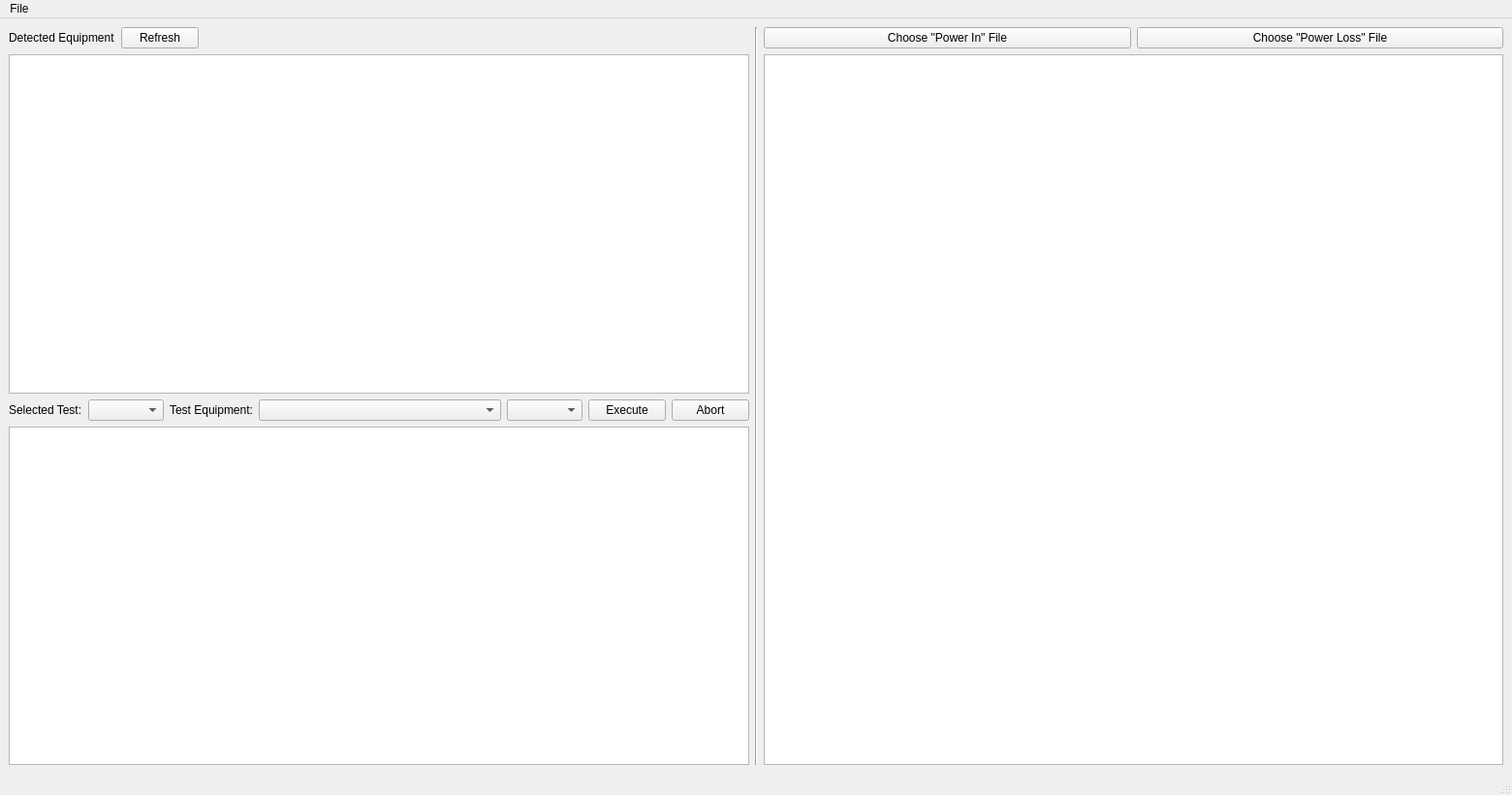
<?xml version="1.0" encoding="UTF-8"?>
<ui version="4.0">
 <class>MainWindow</class>
 <widget class="QMainWindow" name="MainWindow">
  <property name="geometry">
   <rect>
    <x>0</x>
    <y>0</y>
    <width>1560</width>
    <height>820</height>
   </rect>
  </property>
  <property name="windowTitle">
   <string>Test Controller</string>
  </property>
  <widget class="QWidget" name="centralwidget">
   <layout class="QHBoxLayout" name="horizontalLayout_6">
    <item>
     <layout class="QVBoxLayout" name="verticalLayout">
      <property name="sizeConstraint">
       <enum>QLayout::SetDefaultConstraint</enum>
      </property>
      <item>
       <layout class="QHBoxLayout" name="horizontalLayout">
        <property name="sizeConstraint">
         <enum>QLayout::SetMinimumSize</enum>
        </property>
        <item>
         <widget class="QLabel" name="label">
          <property name="text">
           <string>Detected Equipment</string>
          </property>
         </widget>
        </item>
        <item>
         <widget class="QPushButton" name="refresh_button">
          <property name="text">
           <string>Refresh</string>
          </property>
         </widget>
        </item>
        <item>
         <spacer name="horizontalSpacer">
          <property name="orientation">
           <enum>Qt::Horizontal</enum>
          </property>
          <property name="sizeHint" stdset="0">
           <size>
            <width>40</width>
            <height>20</height>
           </size>
          </property>
         </spacer>
        </item>
       </layout>
      </item>
      <item>
       <widget class="QTableView" name="ip_table_view">
        <property name="sizePolicy">
         <sizepolicy hsizetype="Expanding" vsizetype="Expanding">
          <horstretch>0</horstretch>
          <verstretch>0</verstretch>
         </sizepolicy>
        </property>
        <property name="alternatingRowColors">
         <bool>true</bool>
        </property>
        <property name="showGrid">
         <bool>true</bool>
        </property>
        <attribute name="horizontalHeaderDefaultSectionSize">
         <number>300</number>
        </attribute>
        <attribute name="horizontalHeaderShowSortIndicator" stdset="0">
         <bool>false</bool>
        </attribute>
        <attribute name="horizontalHeaderStretchLastSection">
         <bool>true</bool>
        </attribute>
        <attribute name="verticalHeaderVisible">
         <bool>false</bool>
        </attribute>
       </widget>
      </item>
      <item>
       <layout class="QHBoxLayout" name="horizontalLayout_4">
        <item>
         <widget class="QLabel" name="label_2">
          <property name="sizePolicy">
           <sizepolicy hsizetype="Fixed" vsizetype="Preferred">
            <horstretch>0</horstretch>
            <verstretch>0</verstretch>
           </sizepolicy>
          </property>
          <property name="text">
           <string>Selected Test:</string>
          </property>
         </widget>
        </item>
        <item>
         <widget class="QComboBox" name="test_combobox"/>
        </item>
        <item>
         <widget class="QLabel" name="label_3">
          <property name="sizePolicy">
           <sizepolicy hsizetype="Fixed" vsizetype="Preferred">
            <horstretch>0</horstretch>
            <verstretch>0</verstretch>
           </sizepolicy>
          </property>
          <property name="text">
           <string>Test Equipment:</string>
          </property>
         </widget>
        </item>
        <item>
         <widget class="QComboBox" name="equipment_combobox">
          <property name="minimumSize">
           <size>
            <width>250</width>
            <height>0</height>
           </size>
          </property>
         </widget>
        </item>
        <item>
         <widget class="QComboBox" name="phase_combobox"/>
        </item>
        <item>
         <widget class="QPushButton" name="execute_button">
          <property name="maximumSize">
           <size>
            <width>150</width>
            <height>16777215</height>
           </size>
          </property>
          <property name="text">
           <string>Execute</string>
          </property>
         </widget>
        </item>
        <item>
         <widget class="QPushButton" name="abort_button">
          <property name="text">
           <string>Abort</string>
          </property>
         </widget>
        </item>
       </layout>
      </item>
      <item>
       <widget class="QTableView" name="test_tableview">
        <attribute name="horizontalHeaderDefaultSectionSize">
         <number>150</number>
        </attribute>
        <attribute name="horizontalHeaderStretchLastSection">
         <bool>true</bool>
        </attribute>
       </widget>
      </item>
     </layout>
    </item>
    <item>
     <widget class="Line" name="line">
      <property name="orientation">
       <enum>Qt::Vertical</enum>
      </property>
     </widget>
    </item>
    <item>
     <layout class="QVBoxLayout" name="verticalLayout_3">
      <item>
       <layout class="QHBoxLayout" name="horizontalLayout_5">
        <item>
         <widget class="QPushButton" name="pin_button">
          <property name="text">
           <string>Choose &quot;Power In&quot; File</string>
          </property>
         </widget>
        </item>
        <item>
         <widget class="QPushButton" name="ploss_button">
          <property name="text">
           <string>Choose &quot;Power Loss&quot; File</string>
          </property>
         </widget>
        </item>
       </layout>
      </item>
      <item>
       <widget class="QGraphicsView" name="graphics_view">
        <property name="minimumSize">
         <size>
          <width>700</width>
          <height>0</height>
         </size>
        </property>
        <property name="sizeAdjustPolicy">
         <enum>QAbstractScrollArea::AdjustToContents</enum>
        </property>
       </widget>
      </item>
     </layout>
    </item>
   </layout>
  </widget>
  <widget class="QMenuBar" name="menubar">
   <property name="geometry">
    <rect>
     <x>0</x>
     <y>0</y>
     <width>1560</width>
     <height>21</height>
    </rect>
   </property>
   <widget class="QMenu" name="menuFile">
    <property name="title">
     <string>File</string>
    </property>
    <addaction name="actionNew_Equipment"/>
    <addaction name="actionNew_Test"/>
   </widget>
   <addaction name="menuFile"/>
  </widget>
  <widget class="QStatusBar" name="statusbar"/>
  <action name="actionNew_Test">
   <property name="text">
    <string>New Test</string>
   </property>
  </action>
  <action name="actionOpen_Test">
   <property name="text">
    <string>Open Test</string>
   </property>
  </action>
  <action name="actionNew_Equipment">
   <property name="text">
    <string>New Equipment</string>
   </property>
  </action>
 </widget>
 <resources/>
 <connections/>
</ui>
